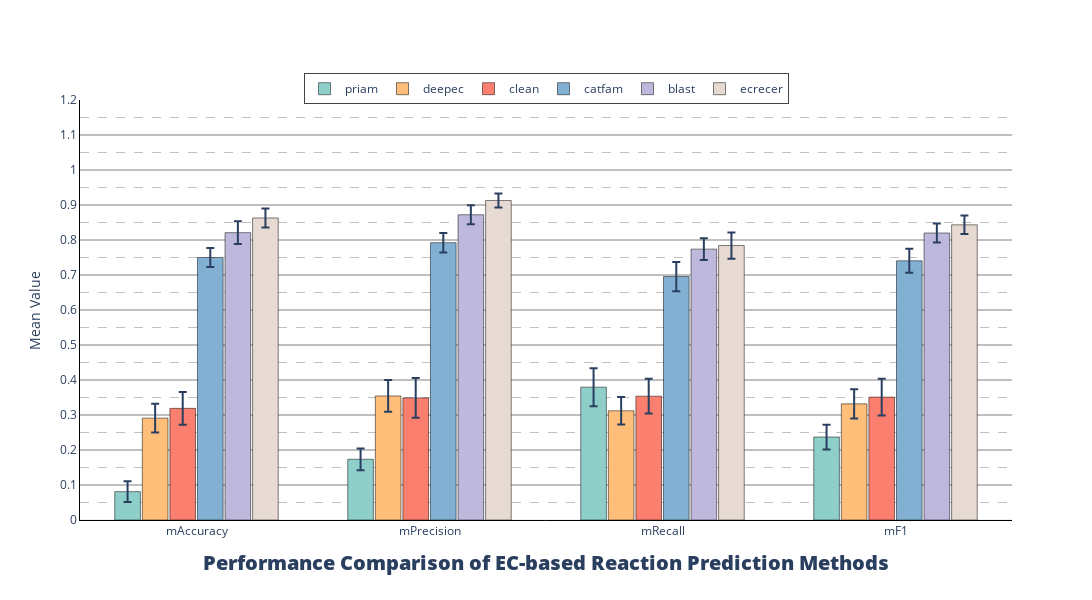

Notebook code for this chart:
### Code cell
evTools.show_ec_methods_10_eva_fig(res_metrics_data=res_std_ec)

### Figure 1 — Plotly figure (JSON) as saved in the notebook; plotly's stock layout.template omitted (floating-point values rounded to 4 significant figures)
{"data": [{"error_y": {"array": [0.02961, 0.03103, 0.05439, 0.03539], "type": "data", "visible": true}, "marker": {"color": "#8ECFC9", "line": {"color": "black", "width": 0.5}}, "name": "priam", "type": "bar", "width": 0.11, "x": ["mAccuracy", "mPrecision", "mRecall", "mF1"], "y": [0.081, 0.1735, 0.3795, 0.2371]}, {"error_y": {"array": [0.04122, 0.04539, 0.03925, 0.04184], "type": "data", "visible": true}, "marker": {"color": "#FFBE7A", "line": {"color": "black", "width": 0.5}}, "name": "deepec", "type": "bar", "width": 0.11, "x": ["mAccuracy", "mPrecision", "mRecall", "mF1"], "y": [0.291, 0.3544, 0.312, 0.3318]}, {"error_y": {"array": [0.04701, 0.05658, 0.04964, 0.0525], "type": "data", "visible": true}, "marker": {"color": "#FA7F6F", "line": {"color": "black", "width": 0.5}}, "name": "clean", "type": "bar", "width": 0.11, "x": ["mAccuracy", "mPrecision", "mRecall", "mF1"], "y": [0.319, 0.3489, 0.3538, 0.3511]}, {"error_y": {"array": [0.02708, 0.02773, 0.04182, 0.03439], "type": "data", "visible": true}, "marker": {"color": "#82B0D2", "line": {"color": "black", "width": 0.5}}, "name": "catfam", "type": "bar", "width": 0.11, "x": ["mAccuracy", "mPrecision", "mRecall", "mF1"], "y": [0.75, 0.7923, 0.6956, 0.7406]}, {"error_y": {"array": [0.03247, 0.02708, 0.03087, 0.02715], "type": "data", "visible": true}, "marker": {"color": "#BEB8DC", "line": {"color": "black", "width": 0.5}}, "name": "blast", "type": "bar", "width": 0.11, "x": ["mAccuracy", "mPrecision", "mRecall", "mF1"], "y": [0.821, 0.8722, 0.7739, 0.82]}, {"error_y": {"array": [0.0271, 0.02, 0.0376, 0.02646], "type": "data", "visible": true}, "marker": {"color": "#E7DAD2", "line": {"color": "black", "width": 0.5}}, "name": "ecrecer", "type": "bar", "width": 0.11, "x": ["mAccuracy", "mPrecision", "mRecall", "mF1"], "y": [0.863, 0.9129, 0.7842, 0.8433]}], "layout": {"bargap": 0.29, "barmode": "group", "height": 600, "legend": {"borderwidth": 1, "orientation": "h", "tracegroupgap": 2, "x": 0.5, "xanchor": "center", "y": 0.99, "yanchor": "bottom"}, "title": {"font": {"size": 20, "weight": 1000}, "text": "Performance Comparison of EC-based Reaction Prediction Methods", "x": 0.5, "xanchor": "center", "y": 0.05}, "width": 1600, "xaxis": {"linecolor": "#000000", "linewidth": 1, "showline": true}, "yaxis": {"dtick": 0.1, "gridcolor": "gray", "gridwidth": 1, "linecolor": "black", "linewidth": 1, "minor": {"dtick": 0.05, "gridcolor": "gray", "griddash": "dash", "gridwidth": 0.5, "showgrid": true}, "range": [0, 1.2], "showgrid": true, "showline": true, "title": {"text": "Mean Value"}}}}
